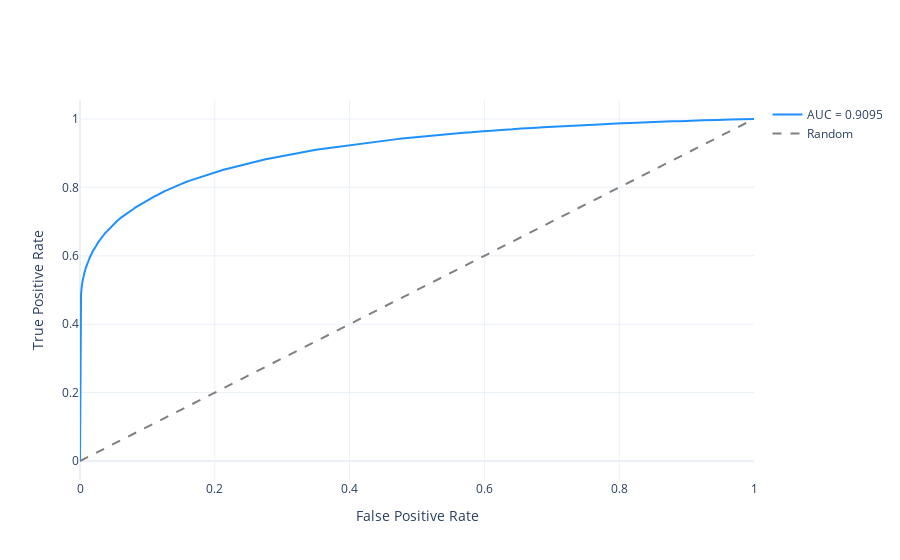
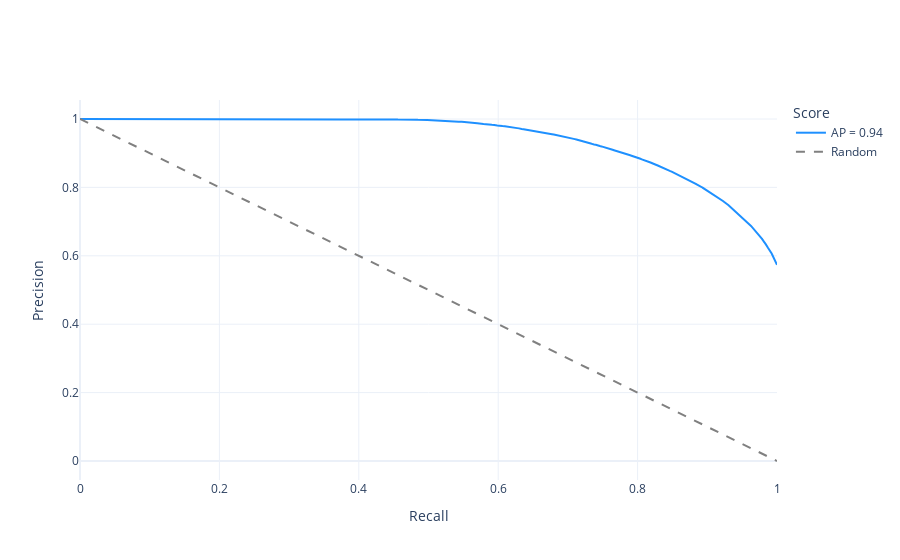
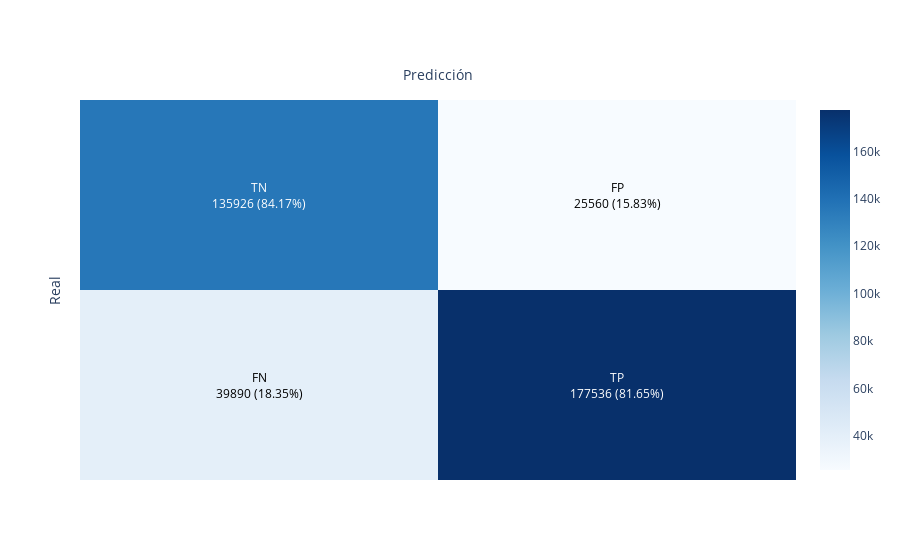
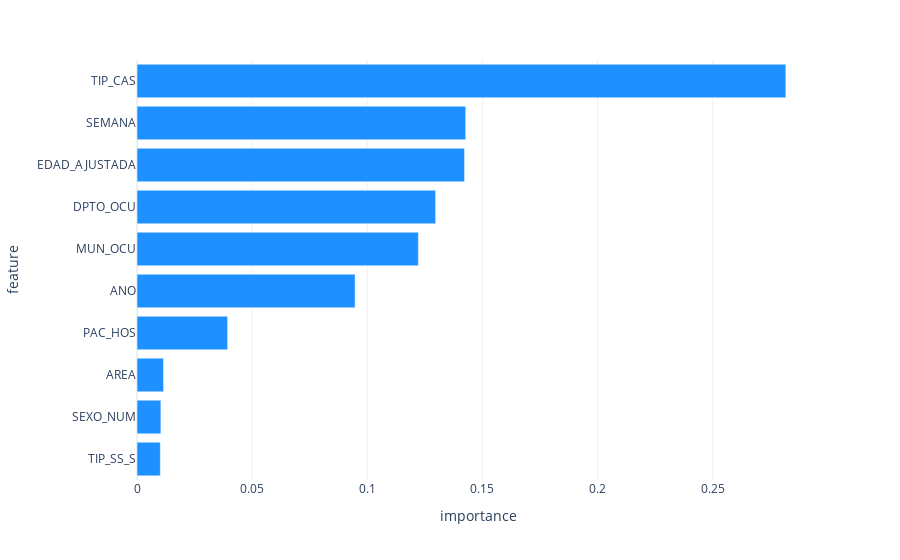

The cell these charts' notebook holds for them, in order:
### Code cell
evaluar(
    pipeline_rf, 
    X_train, y_train, 
    X_test, y_test, 
    model_name="Random Forest")

### Figure 1 — Plotly figure (JSON) as saved in the notebook; plotly's stock layout.template omitted (floating-point values rounded to 4 significant figures; data arrays with more than 128 entries replaced by an {"elided": "..."} marker saying what was removed)
{"data": [{"line": {"color": "dodgerblue"}, "mode": "lines", "name": "AUC = 0.9095", "type": "scatter", "x": {"elided": "13281 float values"}, "y": {"elided": "13281 float values"}}, {"line": {"color": "gray", "dash": "dash"}, "mode": "lines", "name": "Random", "type": "scatter", "x": [0, 1], "y": [0, 1]}], "layout": {"xaxis": {"title": {"text": "False Positive Rate"}}, "yaxis": {"title": {"text": "True Positive Rate"}}}}

### Figure 2 — Plotly figure (JSON) as saved in the notebook; plotly's stock layout.template omitted (floating-point values rounded to 4 significant figures; data arrays with more than 128 entries replaced by an {"elided": "..."} marker saying what was removed)
{"data": [{"line": {"color": "dodgerblue"}, "mode": "lines", "name": "AP = 0.94", "type": "scatter", "x": {"elided": "17090 float values"}, "y": {"elided": "17090 float values"}}, {"line": {"color": "gray", "dash": "dash"}, "mode": "lines", "name": "Random", "type": "scatter", "x": [0, 1], "y": [1, 0]}], "layout": {"legend": {"title": {"text": "Score"}}, "xaxis": {"showgrid": true, "title": {"text": "Recall"}}, "yaxis": {"showgrid": true, "title": {"text": "Precision"}}}}

### Figure 3 — Plotly figure (JSON) as saved in the notebook; plotly's stock layout.template omitted (floating-point values rounded to 4 significant figures)
{"data": [{"colorscale": [[0, "rgb(247,251,255)"], [0.125, "rgb(222,235,247)"], [0.25, "rgb(198,219,239)"], [0.375, "rgb(158,202,225)"], [0.5, "rgb(107,174,214)"], [0.625, "rgb(66,146,198)"], [0.75, "rgb(33,113,181)"], [0.875, "rgb(8,81,156)"], [1, "rgb(8,48,107)"]], "hoverinfo": "z", "reversescale": false, "showscale": true, "type": "heatmap", "z": [[39890, 177536], [135926, 25560]]}], "layout": {"annotations": [{"font": {"color": "#000000"}, "showarrow": false, "text": "FN<br>39890 (18.35%)", "x": 0, "xref": "x", "y": 0, "yref": "y"}, {"font": {"color": "#FFFFFF"}, "showarrow": false, "text": "TP<br>177536 (81.65%)", "x": 1, "xref": "x", "y": 0, "yref": "y"}, {"font": {"color": "#FFFFFF"}, "showarrow": false, "text": "TN<br>135926 (84.17%)", "x": 0, "xref": "x", "y": 1, "yref": "y"}, {"font": {"color": "#000000"}, "showarrow": false, "text": "FP<br>25560 (15.83%)", "x": 1, "xref": "x", "y": 1, "yref": "y"}], "xaxis": {"gridcolor": "rgb(0, 0, 0)", "showticklabels": false, "side": "top", "ticks": "", "title": {"text": "Predicción"}}, "yaxis": {"showticklabels": false, "ticks": "", "ticksuffix": "  ", "title": {"text": "Real"}}}}

### Figure 4 — Plotly figure (JSON) as saved in the notebook; plotly's stock layout.template omitted (floating-point values rounded to 4 significant figures)
{"data": [{"hovertemplate": "importance=%{x}<br>feature=%{y}<extra></extra>", "legendgroup": "", "marker": {"color": "dodgerblue", "pattern": {"shape": ""}}, "name": "", "orientation": "h", "showlegend": false, "textposition": "auto", "type": "bar", "x": [0.2817, 0.1427, 0.1422, 0.1297, 0.1222, 0.0947, 0.03936, 0.01154, 0.01038, 0.01013], "xaxis": "x", "y": ["TIP_CAS", "SEMANA", "EDAD_AJUSTADA", "DPTO_OCU", "MUN_OCU", "ANO", "PAC_HOS", "AREA", "SEXO_NUM", "TIP_SS_S"], "yaxis": "y"}], "layout": {"barmode": "relative", "legend": {"tracegroupgap": 0}, "margin": {"t": 60}, "xaxis": {"anchor": "y", "domain": [0, 1], "title": {"text": "importance"}}, "yaxis": {"anchor": "x", "autorange": "reversed", "domain": [0, 1], "title": {"text": "feature"}}}}
